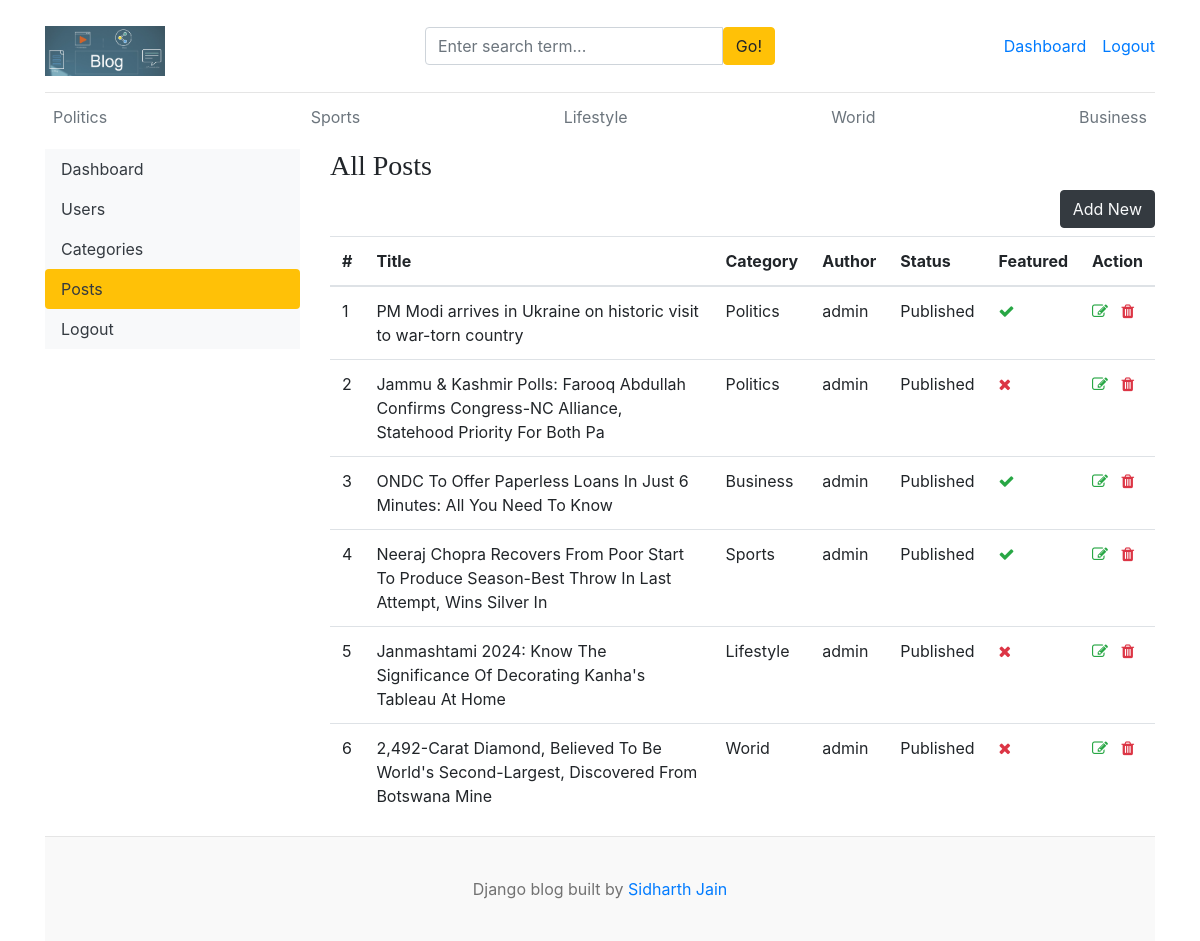
Page /dashboard/posts/ (signed in) on the committed database.
### blog_app/models.py (models this page shows, shortened)
class Category(models.Model):
    category_name = models.CharField(max_length=50,unique=True) # unique = True - one category by one name only
    created_at = models.DateTimeField(auto_now_add=True)
    updated_at = models.DateTimeField(auto_now=True)
    class Meta:
        verbose_name_plural = 'categories'
    def __str__(self):
        return self.category_name

class Blog(models.Model):
    title = models.CharField(max_length=100)
    slug = models.SlugField(max_length=150,unique=True,blank=True)
    category = models.ForeignKey(Category,on_delete=models.CASCADE)
    author = models.ForeignKey(User,on_delete=models.CASCADE)
    featured_image = models.ImageField(upload_to='uploads/%Y/%m/%d')
    short_description = models.TextField(max_length=500)
    blog_body = models.TextField(max_length=2000)
    status = models.CharField(max_length=20,choices=STATUS_CHOICES, default="Draft")
    is_featured = models.BooleanField(default=False)
    created_at = models.DateTimeField(auto_now_add=True)
    updated_at = models.DateTimeField(auto_now=True)

### dashboards/views.py (the view)
# urls.py: path('posts/',views.posts,name='posts'),
@login_required(login_url='login')
def posts(request):
    posts = Blog.objects.all()
    context = {
        'posts':posts,
    }
    return render(request,'dashboard/posts.html',context)

### blog_app/context_processors.py (called while the page is built)
def get_categories(request):
    categories = Category.objects.all()
    return dict(categories = categories)

def get_social_links(request):
    social_links = SocialLink.objects.all()
    return dict(social_links=social_links)

### templates/dashboard/posts.html (shortened to what this page needs)
{% extends 'base.html' %}
{% block content %}
<div class="row">
{% include 'dashboard/sidebar.html' %}
    <div class="col-md-9">
        <h3>All Posts</h3>
        {% if perms.auth.view_user %}
        <a href="{% url 'add_post' %}" class="btn btn-dark text-light float-right mb-2" aria-disabled="true">Add New</a>
        {% endif %}
        <table class="table table-hover">
            <thead>
              <tr>
                <th>#</th>
                <th>Title</th>
                <th>Category</th>
                <th>Author</th>
                <th>Status</th>
                <th>Featured</th>
                <th>Action</th>
              </tr>
            </thead>
            <tbody>
              {% for post in posts %}
              <tr>
                <td>{{ forloop.counter }}</tdscope=>
                <td>{{ post.title }}</td>
                <td>{{ post.category }}</td>
                <td>{{ post.author }}</td>
                <td>{{ post.status }}</td>
                <td>{% if post.is_featured %}<i class="fa fa-check text-success"></i>{% else %}<i class="fa fa-times text-danger"></i>{% endif %}</td>
                {% if perms.auth.view_user %}
                <td>
                    <a href="{% url 'edit_post' post.pk %}"><i class="fa fa-edit text-success" title="Edit"></i></a>
                    <a href="{% url 'delete_post' post.pk %}" aria-disabled="true"><i class="fa fa-trash text-danger" title="Delete"></i></a>
                </td>
                {% endif %}
              </tr>
              {% endfor %}
            </tbody>
          </table>
    </div>
</div>
{% endblock %}

### templates/base.html (shortened to what this page needs)
{% load static %}
<!DOCTYPE html>
<html lang="en">
<head>
    <link href="https://getbootstrap.com/docs/4.0/dist/css/bootstrap.min.css" rel="stylesheet">
    <link href="{% static 'css/blog.css'%}" rel="stylesheet">
    <link rel="stylesheet" href="https://cdnjs.cloudflare.com/ajax/libs/font-awesome/4.7.0/css/font-awesome.min.css">
</head>
<body>
    <div class="container">
        <header class="blog-header py-3">
            <div class="row flex-nowrap justify-content-between align-items-center">
            <div class="col-4 pt-1">
                <a class="blog-header-logo text-dark" href="/"><img src="{% static 'images/blog.jpg' %}" style="height:50px; width:120px;" alt="blog_logo_image" srcset=""></a>
            </div>
            <div class="col-4">
                <form action="{% url 'search' %}" method="GET">
                    <div class="input-group">
                        <input class="form-control" type="text" name="keyword" value="{{keyword}}" placeholder="Enter search term..." aria-label="Enter search term..." aria-describedby="button-search" />
                        <button class="btn btn-warning" id="button-search" type="submit">Go!</button>
                    </div>
                </form>
            </div>
            <div class="col-4 d-flex justify-content-end align-items-center">
                {% if not user.is_authenticated %}
                <a class="btn btn-sm btn-warning" href="{% url 'login' %}">Login</a> &nbsp;
                <a class="btn btn-sm btn-outline-secondary" href="{% url 'register' %}">Register</a>
                {% else %}
                <span><a href="{% url 'dashboard' %}">Dashboard</a></span>
                <span><a href="{% url 'logout' %}">Logout</a></span>
                {% endif %}
            </div>
            </div>
        </header>
    <div class="nav-scroller py-1 mb-2">
        <nav class="nav d-flex justify-content-between">
        {% for cat in categories %}
            <a class="p-2 text-muted" href="{% url 'posts_by_category' cat.pk %}">{{cat.category_name}}</a>
        {% endfor %}
        </nav>
    </div>
{% block content %}
{% endblock %}
    <footer class="blog-footer">
        <p>Django blog built by <a href="#">Sidharth Jain</a></p>
    </footer>
    </body>
</html>

### blog_main/static/css/blog.css (style rules this page uses)
.blog-header { border-bottom: 1px solid #e5e5e5; }
.blog-header-logo { font-family: "Playfair Display", Georgia, "Times New Roman", serif; font-size: 2.25rem; }
h1, h2, h3, h4, h5, h6 { font-family: "Playfair Display", Georgia, "Times New Roman", serif; }
.blog-footer { padding: 2.5rem 0; color: #727272; text-align: center; background-color: #f9f9f9; border-top: .05rem solid #e5e5e5; }
.blog-footer p:last-child { margin-bottom: 0; }

### rows in the picture
Category: category_name "Politics"
Category: category_name "Sports"
Category: category_name "Lifestyle"
Category: category_name "Worid"
Category: category_name "Business"
Blog: title "PM Modi arrives in Ukraine on historic visit to war-torn country", category "Politics", author "admin", status "Published", is_featured True (drawn)
Blog: title "Jammu & Kashmir Polls: Farooq Abdullah Confirms Congress-NC Alliance, Statehood Priority For Both Pa", category "Politics", author "admin", status "Published", is_featured False (drawn)
Blog: title "ONDC To Offer Paperless Loans In Just 6 Minutes: All You Need To Know", category "Business", author "admin", status "Published", is_featured True (drawn)
Blog: title "Neeraj Chopra Recovers From Poor Start To Produce Season-Best Throw In Last Attempt, Wins Silver In", category "Sports", author "admin", status "Published", is_featured True (drawn)
Blog: title "Janmashtami 2024: Know The Significance Of Decorating Kanha's Tableau At Home", category "Lifestyle", author "admin", status "Published", is_featured False (drawn)
Blog: title "2,492-Carat Diamond, Believed To Be World's Second-Largest, Discovered From Botswana Mine", category "Worid", author "admin", status "Published", is_featured False (drawn)
